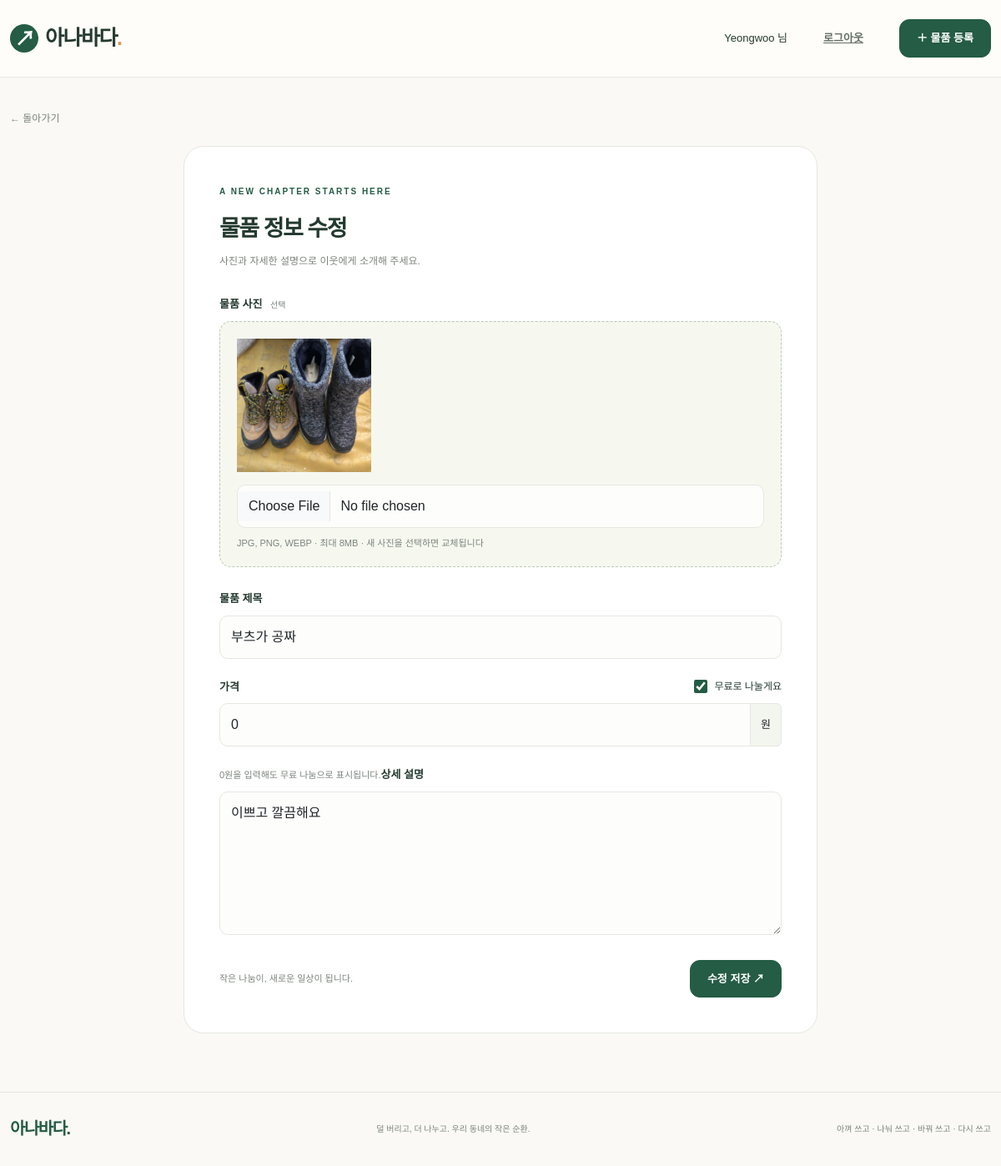
Page /items/3/edit (signed in) on the committed database.
### models.py (models this page shows, shortened)
class User(UserMixin, db.Model):
    id = db.Column(db.Integer, primary_key=True)
    username = db.Column(db.String(40), unique=True, nullable=False)
    password_hash = db.Column(db.String(256), nullable=False)
    items = db.relationship('Item', back_populates='author')

class Item(db.Model):
    id = db.Column(db.Integer, primary_key=True)
    title = db.Column(db.String(100), nullable=False)
    description = db.Column(db.Text, nullable=False)
    price = db.Column(db.Integer, nullable=False, default=0)
    image_filename = db.Column(db.String(200))
    status = db.Column(db.String(20), nullable=False, default='거래가능')
    author_id = db.Column(db.Integer, db.ForeignKey('user.id'), nullable=False)
    author = db.relationship('User', back_populates='items')
    created_at = db.Column(db.DateTime, default=now, nullable=False)
    updated_at = db.Column(db.DateTime, default=now, onupdate=now, nullable=False)

### app.py (the view, shortened to what this page needs)
    @app.route('/items/new', methods=['GET', 'POST'])
    @app.route('/items/<int:item_id>/edit', methods=['GET', 'POST'])
    @login_required
    def item_form(item_id=None):
        item = owned_item(item_id) if item_id else None
        return render_template('item_form.html', item=item)

### templates/item_form.html (shortened to what this page needs)
{% extends 'base.html' %}
{% block content %}<a class="back-link" href="{{ url_for('item_detail', item_id=item.id) if item else url_for('index') }}">← 돌아가기</a><section class="form-card"><span class="eyebrow">A NEW CHAPTER STARTS HERE</span><h1>{{ '물품 정보 수정' if item else '물건의 다음 이야기를 시작해요.' }}</h1><p>사진과 자세한 설명으로 이웃에게 소개해 주세요.</p><form method="post" enctype="multipart/form-data"><input type="hidden" name="csrf_token" value="{{ csrf_token }}"><label class="form-label" for="image">물품 사진 <span class="optional">선택</span></label><div class="upload-box"><img id="preview" {% if item and item.image_filename %}src="{{ url_for('static', filename='uploads/' + item.image_filename) }}"{% else %}hidden{% endif %} alt="선택한 사진 미리보기"><input class="form-control" type="file" id="image" name="image" accept="image/jpeg,image/png,image/webp"><small>JPG, PNG, WEBP · 최대 8MB{% if item %} · 새 사진을 선택하면 교체됩니다{% endif %}</small></div><label class="form-label" for="title">물품 제목</label><input class="form-control mb-4" id="title" name="title" maxlength="100" required placeholder="예: 햇살이 잘 어울리는 원목 의자" value="{{ request.form.get('title', item.title if item else '') }}"><div class="price-label"><label class="form-label" for="price">가격</label><label class="free-filter"><input id="free" name="free" type="checkbox" {% if request.method == 'POST' and request.form.get('free') or request.method != 'POST' and item and item.price == 0 %}checked{% endif %}> 무료로 나눌게요</label></div><div class="input-group"><input class="form-control" id="price" name="price" type="number" min="0" max="1000000000" step="1" required value="{{ request.form.get('price', item.price if item else 0) }}"><span class="input-group-text">원</span></div><small class="form-text">0원을 입력해도 무료 나눔으로 표시됩니다.</small><label class="form-label mt-4" for="description">상세 설명</label><textarea class="form-control" id="description" name="description" rows="6" maxlength="5000" required placeholder="사용 기간, 상태, 나눔 이유 등을 편하게 적어 주세요.">{{ request.form.get('description', item.description if item else '') }}</textarea><div class="form-bottom"><span>작은 나눔이, 새로운 일상이 됩니다.</span><button class="btn btn-primary">{{ '수정 저장' if item else '물품 등록하기' }} ↗</button></div></form></section>{% endblock %}

### templates/base.html (shortened to what this page needs)
<!doctype html>
<html lang="ko">
<head>
  <link href="https://cdn.jsdelivr.net/npm/bootstrap@5.3.3/dist/css/bootstrap.min.css" rel="stylesheet">
  <link href="{{ url_for('static', filename='style.css') }}" rel="stylesheet">
</head>
<body>
<header class="site-header"><nav class="container nav-wrap" aria-label="주 메뉴">
  <a class="brand" href="{{ url_for('index') }}"><span class="brand-mark">↗</span> 아나바다<span class="brand-dot">.</span></a>
  <div class="nav-actions">
    {% if current_user.is_authenticated %}<span class="user-label">{{ current_user.username }} 님</span><form method="post" action="{{ url_for('logout') }}"><input type="hidden" name="csrf_token" value="{{ csrf_token }}"><button class="btn btn-link quiet">로그아웃</button></form>
    {% else %}<a class="quiet" href="{{ url_for('login') }}">로그인</a><a class="quiet" href="{{ url_for('register') }}">회원가입</a>{% endif %}
    <a class="btn btn-primary" href="{{ url_for('item_form') }}">＋ 물품 등록</a>
  </div>
</nav></header>
<main class="container main-content">
{% block content %}{% endblock %}
</main>
<footer class="container site-footer"><span class="brand">아나바다.</span><span>덜 버리고, 더 나누고. 우리 동네의 작은 순환.</span><span>아껴 쓰고 · 나눠 쓰고 · 바꿔 쓰고 · 다시 쓰고</span></footer>
</body></html>

### static/style.css (style rules this page uses)
:root { --green:#245c45;--ink:#243a30;--cream:#faf9f5;--muted:#7b847d;--line:#e5e8df }
* { box-sizing:border-box }
body { background:var(--cream);color:var(--ink);font-family:'Noto Sans KR',sans-serif;font-size:14px }
a { color:inherit;text-decoration:none }
button,input,textarea { font:inherit }
.container { max-width:1240px }
.site-header { background:#fffdf9;border-bottom:1px solid var(--line) }
.nav-wrap { min-height:92px;display:flex;justify-content:space-between;align-items:center;gap:20px }
.brand { font-size:25px;font-weight:900;letter-spacing:-1.5px;display:inline-flex;align-items:center;gap:8px }
.brand-mark { background:var(--green);color:white;width:34px;height:34px;border-radius:50%;display:inline-grid;place-items:center;font-size:24px }
.brand-dot { color:#da9457;margin-left:-8px }
.nav-actions { display:flex;gap:22px;align-items:center }
.quiet { color:#657068;font-size:13px;padding:0 }
.user-label { font-size:13px }
.btn { border-radius:12px;padding:12px 20px;font-size:13px;font-weight:600 }
.btn-primary { --bs-btn-bg:var(--green);--bs-btn-border-color:var(--green);--bs-btn-hover-bg:#194532;--bs-btn-hover-border-color:#194532;--bs-btn-active-bg:#194532;--bs-btn-active-border-color:#194532 }
.main-content { padding-top:38px;min-height:75vh }
.eyebrow { font-size:10px;letter-spacing:2px;font-weight:800;color:var(--green) }
h1,h2,h3 { font-weight:800;letter-spacing:-1.5px }
.free-filter { display:flex;align-items:center;gap:8px;font-size:12px;white-space:nowrap }
.free-filter input { accent-color:var(--green);width:16px;height:16px }
.site-footer { display:flex;align-items:center;justify-content:space-between;gap:20px;border-top:1px solid var(--line);padding-top:28px;padding-bottom:30px;color:var(--muted);font-size:10px }
.site-footer .brand { font-size:20px;color:var(--green) }
.auth-card,.form-card { max-width:500px;margin:30px auto 70px;padding:42px;background:white;border:1px solid var(--line);border-radius:24px }
.auth-card h1,.form-card h1 { font-size:27px;margin-top:15px;line-height:1.5 }
.auth-card p,.form-card p { font-size:12px;color:var(--muted);margin-bottom:30px;line-height:1.8 }
.form-label { font-size:13px;font-weight:600;margin-bottom:10px }
.form-control { border-color:var(--line);border-radius:10px;padding:13px;background:#fdfdfb }
.form-text { font-size:11px;color:var(--muted) }
.back-link { display:inline-block;font-size:12px;color:var(--muted);margin-bottom:24px }
.form-card { max-width:760px;margin-top:0 }
.optional { color:var(--muted);font-size:10px;font-weight:400;margin-left:6px }
.upload-box { border:1px dashed #b9c8b3;background:#f6f8f0;padding:20px;border-radius:14px;margin-bottom:27px }
.upload-box small { display:block;margin-top:10px;color:var(--muted);font-size:11px }
.upload-box img { max-width:100%;height:160px;object-fit:contain;display:block;margin-bottom:15px }
.price-label { display:flex;justify-content:space-between;align-items:center;margin-bottom:10px }
.price-label .form-label { margin:0 }
.input-group-text { border-color:var(--line);background:#f3f5ef;font-size:13px }
.form-bottom { display:flex;justify-content:space-between;align-items:center;gap:15px;margin-top:30px }
.form-bottom span { font-size:11px;color:var(--muted) }

### rows in the picture
User: username "Yeongwoo"
Item: image_filename (picture), title "부츠가 공짜", price "☑", price "0", description "이쁘고 깔끔해요"

### other values in the picture
{{ '물품 정보 수정' if item else '물건의 다음 이야기를 시작해요.' }} "물품 정보 수정"
{{ '수정 저장' if item else '물품 등록하기' }} "수정 저장"
